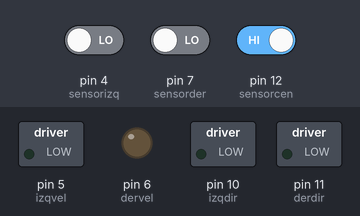
A sketch run on a simulated Arduino Uno, built with avr-gcc and run on an emulated ATmega328P. Shown: switched loads named in the sketch (green lamp = pin HIGH), output pins drawn as LEDs (lit = HIGH). The test bench sets the inputs (shaded band); at power-on: pin 4 (sensorizq) LOW, pin 7 (sensorder) LOW, pin 12 (sensorcen) HIGH.

Above: at 1.2 s.
1.3 s: pin 4 (sensorizq) driven HIGH
At 2.2 s:
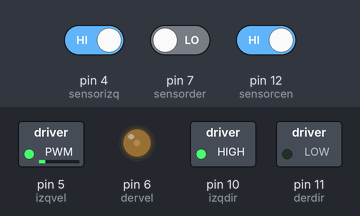
2.8 s: pin 4 (sensorizq) driven LOW and pin 7 (sensorder) driven HIGH
At 3.3 s:
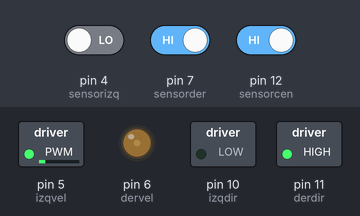
4.3 s: pin 4 (sensorizq) driven HIGH and pin 12 (sensorcen) driven LOW
At 5.6 s:
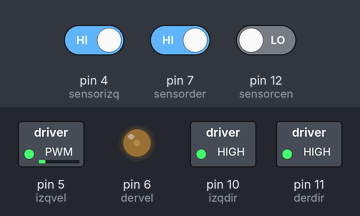
Timing chart, 0 to 7.3 s (numbered marks = the images above; inputs shaded):
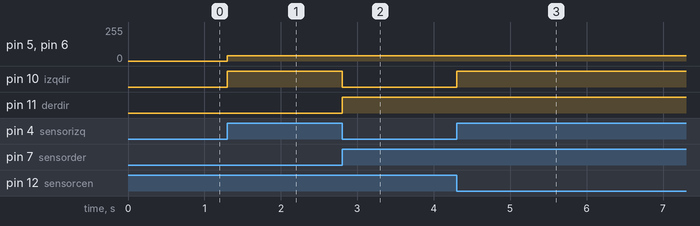

The sketch:

LineTracker.ino
```cpp
/*iMA6iNEXYZ
 //Curso Explorando el universo robótico
 Ejemplo Motores

 Este ejemplo servirá como ejemplo para la demostración de:
 % Declaración de variables
 % Sección de configuración en el código
 % Declaración e Implementación de Funciones
 %Uso de pines digitales
 %Utilizacin de motores
 */

//Inicio de programa

// Declaración de variables
//Pines 5 (velocidad)  y 10 (direccion) corresponden al motor izquierdo
//Pines 6 (velocidad) y 11 (direccion) corresponden al motor derecho
// Se debe conectar la alimentacion externa

const int izqvel=5;
const int izqdir=10;
const int dervel=6;
const int derdir=11;
const int sensorder=7;
const int sensorizq=4;
const int sensorcen=12;
const int vel = 40;//porcentaje de 0 a 255

void setup() {
  pinMode(izqvel,OUTPUT);
  pinMode(izqdir,OUTPUT);
  pinMode(dervel,OUTPUT);
  pinMode(derdir,OUTPUT);
  pinMode(sensorder,INPUT);
  pinMode(sensorizq,INPUT);
  pinMode(sensorcen,INPUT);
}

void loop() {
  seguidor();
}


// Funcion que define la velocidad
void velocidad(){
  analogWrite(dervel,vel);
  analogWrite(izqvel,vel);
}

//Funcion para ir adelante
void adelante(){
  velocidad();
  digitalWrite(derdir, HIGH);
  digitalWrite(izqdir,HIGH);
}
//Funcion para ir atras
void atras(){
  velocidad();
  digitalWrite(derdir, LOW);
  digitalWrite(izqdir,LOW);
}

//Funcion para rotar derecha
void derecha(){
  velocidad();
  digitalWrite(derdir,HIGH);
  digitalWrite(izqdir,LOW);
}

//Funcion para rotar izquierda
void izquierda(){
  velocidad();
  digitalWrite(derdir,LOW);
  digitalWrite(izqdir,HIGH);
}

void seguidor(){
  int estadoizq=digitalRead(sensorizq);
  int estadoder=digitalRead(sensorder);
  int estadocen=digitalRead(sensorcen);

  if(estadocen==0 && estadoizq==1 && estadoder==1){
    adelante();
  }
  else if (estadocen==1 && estadoizq==1 && estadoder==0){
    izquierda();
  }
  else if(estadocen==1 && estadoizq==0 && estadoder==1){
    derecha();
  }
}
```

Measured:
- after the input at 1.3 s, pin 5 (izqvel), pin 6 (dervel): 0/255 → 40/255 at once; pin 10 (izqdir): LOW → HIGH at once
- after the input at 2.8 s, pin 10 (izqdir): HIGH → LOW at once; pin 11 (derdir): LOW → HIGH at once
- after the input at 4.3 s, pin 10 (izqdir): LOW → HIGH at once
